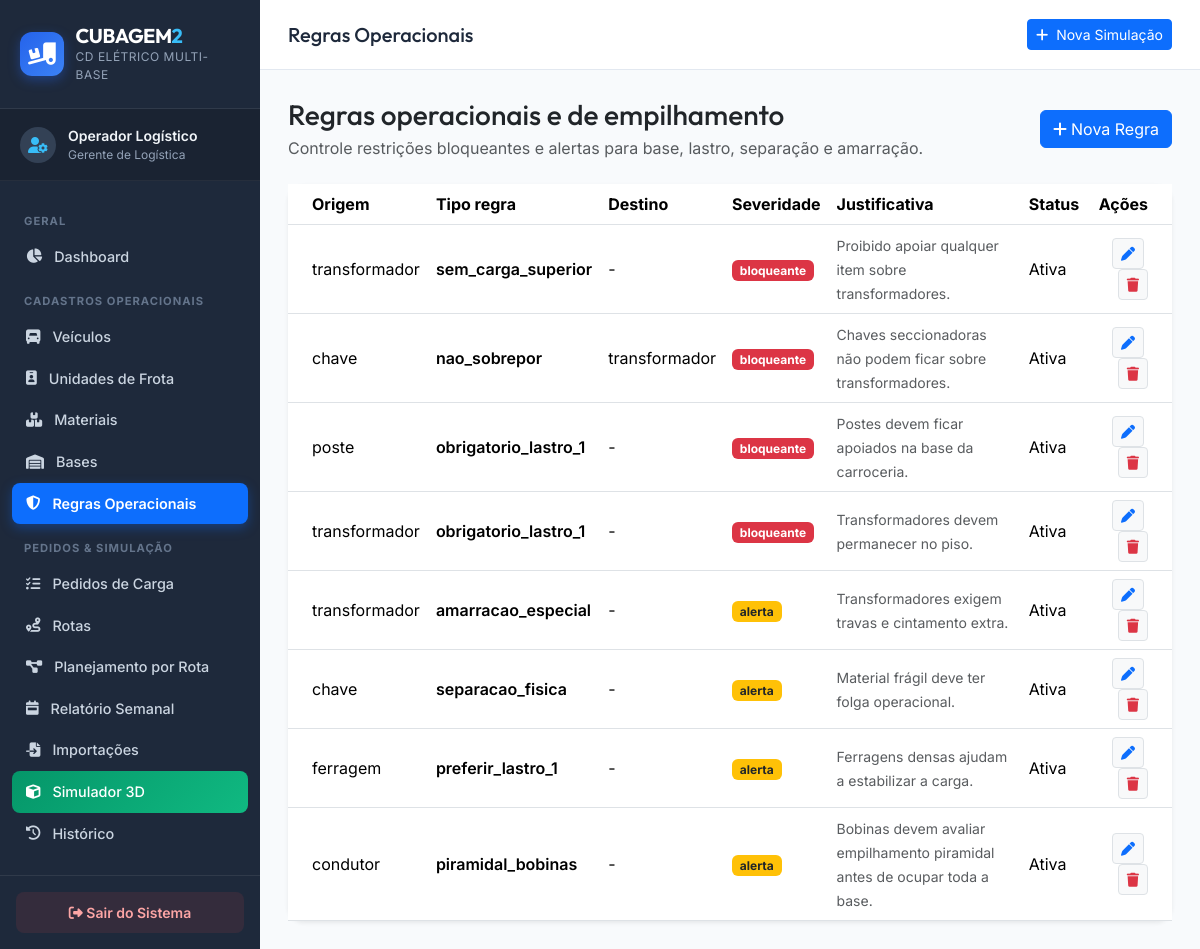
Page /pages/regras.php on the committed database.
### tables this page shows
CREATE TABLE regras_operacionais (
  id INTEGER PRIMARY KEY AUTOINCREMENT,
  material_origem_id INTEGER NULL,
  categoria_origem TEXT NULL,
  material_destino_id INTEGER NULL,
  categoria_destino TEXT NULL,
  tipo_regra TEXT NOT NULL,
  severidade TEXT DEFAULT 'alerta',
  justificativa TEXT NULL,
  ativo INTEGER DEFAULT 1,
  created_at DATETIME DEFAULT CURRENT_TIMESTAMP,
  updated_at DATETIME DEFAULT CURRENT_TIMESTAMP,
  FOREIGN KEY (material_origem_id) REFERENCES materiais(id) ON DELETE SET NULL,
  FOREIGN KEY (material_destino_id) REFERENCES materiais(id) ON DELETE SET NULL
);

### controllers/RegraController.php (called while the page is built, shortened)
<?php
require_once __DIR__ . '/../models/Regra.php';
class RegraController {
    private $model;
    public function __construct() {
        $this->model = new Regra();
    }
    public function listar() {
        return $this->model->listarTodas();
    }
}

### models/Regra.php (called while the page is built, shortened)
<?php
require_once __DIR__ . '/../config/conexao.php';
class Regra {
    private PDO $pdo;
    public function __construct() {
        global $pdo;
        $this->pdo = $pdo;
    }
    public function listarTodas(): array {
        $sql = 'SELECT r.*,
                       mo.codigo AS origem_codigo,
                       md.codigo AS destino_codigo
                FROM regras_operacionais r
                LEFT JOIN materiais mo ON mo.id = r.material_origem_id
                LEFT JOIN materiais md ON md.id = r.material_destino_id
                ORDER BY r.ativo DESC, r.severidade DESC, r.id DESC';
        return $this->pdo->query($sql)->fetchAll();
    }
}

### pages/regras.php (the view, shortened to what this page needs)
<?php
require_once __DIR__ . '/../controllers/RegraController.php';
require_once __DIR__ . '/../includes/header.php';
require_once __DIR__ . '/../includes/menu.php';
$regraController = new RegraController();
$regras = $regraController->listar();
?>
<div class="container-fluid p-0">
    <div class="d-flex justify-content-between align-items-center mb-4">
        <div>
            <h2 class="h3 mb-1 text-dark">Regras operacionais e de empilhamento</h2>
            <p class="text-muted mb-0">Controle restrições bloqueantes e alertas para base, lastro, separação e amarração.</p>
        </div>
        <button class="btn btn-primary" data-bs-toggle="modal" data-bs-target="#modalRegra" onclick="resetRegraForm()"><i class="fa-solid fa-plus me-1"></i>Nova Regra</button>
    </div>
    <div class="card border-0 shadow-sm rounded-4">
        <div class="card-body p-0">
            <div class="table-responsive">
                <table class="table table-hover align-middle mb-0">
                    <thead class="bg-light">
                        <tr>
                            <th class="ps-4">Origem</th>
                            <th>Tipo regra</th>
                            <th>Destino</th>
                            <th>Severidade</th>
                            <th>Justificativa</th>
                            <th>Status</th>
                            <th class="pe-4 text-end">Ações</th>
                        </tr>
                    </thead>
                    <tbody>
                        <?php foreach ($regras as $regra): ?>
                            <tr>
                                <td class="ps-4"><?= htmlspecialchars($regra['origem_codigo'] ?: ($regra['categoria_origem'] ?: 'Todos')) ?></td>
                                <td><span class="fw-semibold"><?= htmlspecialchars($regra['tipo_regra']) ?></span></td>
                                <td><?= htmlspecialchars($regra['destino_codigo'] ?: ($regra['categoria_destino'] ?: '-')) ?></td>
                                <td><span class="badge bg-<?= $regra['severidade'] === 'bloqueante' ? 'danger' : 'warning text-dark' ?>"><?= htmlspecialchars($regra['severidade']) ?></span></td>
                                <td><small class="text-muted"><?= htmlspecialchars($regra['justificativa']) ?></small></td>
                                <td><?= $regra['ativo'] ? 'Ativa' : 'Inativa' ?></td>
                                <td class="pe-4 text-end">
                                    <button class="btn btn-sm btn-light border me-1" onclick='editRegra(<?= json_encode($regra, JSON_UNESCAPED_UNICODE | JSON_UNESCAPED_SLASHES) ?>)'><i class="fa-solid fa-pen text-primary"></i></button>
                                    <button class="btn btn-sm btn-light border text-danger" onclick="deleteRegra(<?= (int) $regra['id'] ?>)"><i class="fa-solid fa-trash"></i></button>
                                </td>
                            </tr>
                        <?php endforeach; ?>
                    </tbody>
                </table>
            </div>
        </div>
    </div>
</div>
<?php require_once __DIR__ . '/../includes/footer.php'; ?>

### assets/css/style.css (style rules this page uses)
:root { --primary-color: #0d6efd; --primary-hover: #0b5ed7; --dark-bg: #0f172a; --sidebar-bg: #1e293b; --sidebar-active: #334155; --card-bg: #ffffff; --border-color: #e2e8f0; --text-primary: #1e293b; --text-secondary: #64748b; --accent-munck: #d97706; --accent-truck: #2563eb; --accent-carreta: #059669; --accent-warning: #f59e0b; --accent-danger: #ef4444; --accent-success: #10b981; --radius-sm: 8px; --radius-md: 12px; --radius-lg: 16px; --shadow-sm: 0 1px 3px rgba(0,0,0,0.1); --shadow-md: 0 4px 6px -1px rgba(0,0,0,0.1), 0 2px 4px -1px rgba(0,0,0,0.06); --shadow-lg: 0 10px 15px -3px rgba(0,0,0,0.1), 0 4px 6px -2px rgba(0,0,0,0.05); }
body { font-family: 'Inter', system-ui, -apple-system, sans-serif; background-color: #f8fafc; color: var(--text-primary); margin: 0; padding: 0; }
h1, h2, h3, h4, h5, h6 { font-family: 'Outfit', 'Inter', sans-serif; font-weight: 700; }

### rows in the picture
regras_operacionais: categoria_origem "transformador", tipo_regra "sem_carga_superior", categoria_destino "-", severidade "bloqueante", justificativa "Proibido apoiar qualquer item sobre transformadores.", ativo "Ativa"
regras_operacionais: categoria_origem "chave", tipo_regra "nao_sobrepor", categoria_destino "transformador", severidade "bloqueante", justificativa "Chaves seccionadoras não podem ficar sobre transformadores.", ativo "Ativa"
regras_operacionais: categoria_origem "poste", tipo_regra "obrigatorio_lastro_1", categoria_destino "-", severidade "bloqueante", justificativa "Postes devem ficar apoiados na base da carroceria.", ativo "Ativa"
regras_operacionais: categoria_origem "transformador", tipo_regra "obrigatorio_lastro_1", categoria_destino "-", severidade "bloqueante", justificativa "Transformadores devem permanecer no piso.", ativo "Ativa"
regras_operacionais: categoria_origem "transformador", tipo_regra "amarracao_especial", categoria_destino "-", severidade "alerta", justificativa "Transformadores exigem travas e cintamento extra.", ativo "Ativa"
regras_operacionais: categoria_origem "chave", tipo_regra "separacao_fisica", categoria_destino "-", severidade "alerta", justificativa "Material frágil deve ter folga operacional.", ativo "Ativa"
regras_operacionais: categoria_origem "ferragem", tipo_regra "preferir_lastro_1", categoria_destino "-", severidade "alerta", justificativa "Ferragens densas ajudam a estabilizar a carga.", ativo "Ativa"
regras_operacionais: categoria_origem "condutor", tipo_regra "piramidal_bobinas", categoria_destino "-", severidade "alerta", justificativa "Bobinas devem avaliar empilhamento piramidal antes de ocupar toda a base.", ativo "Ativa"

### other values in the picture
$usuarioLogado['nome'] "Operador Logístico"
$usuarioLogado['cargo'] "Gerente de Logística"
$pageTitle "Regras Operacionais"
